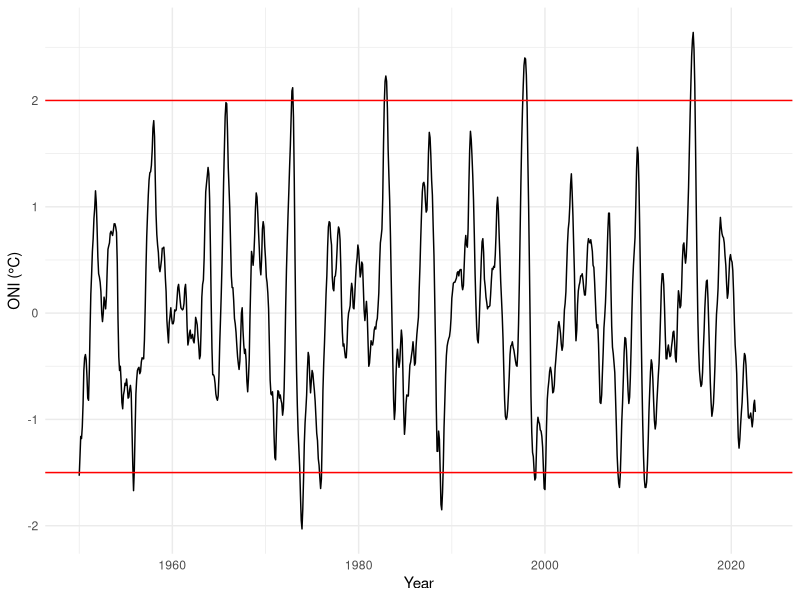
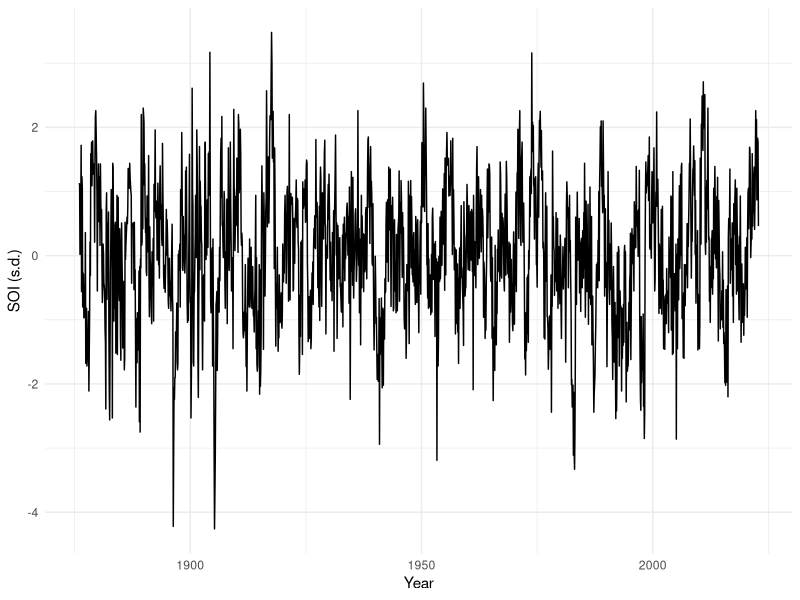
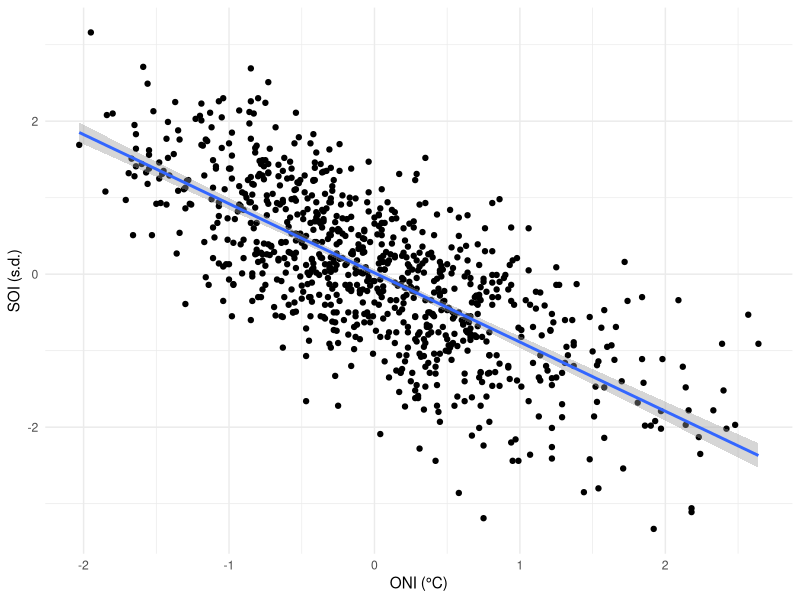
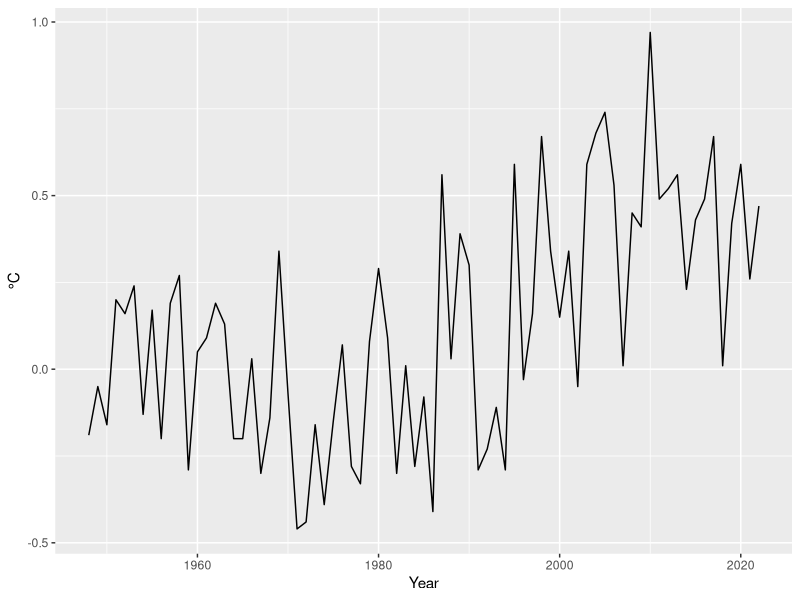
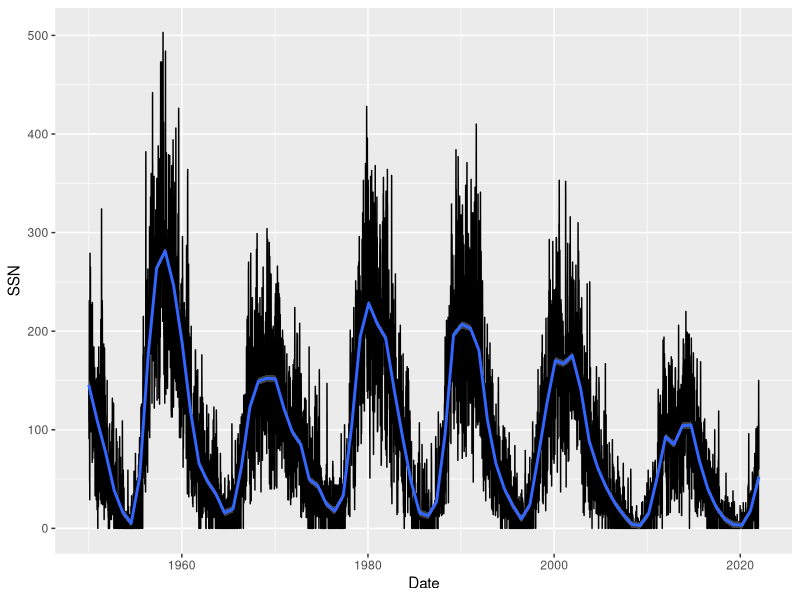

These charts were generated, in order, by the following R code:
## ---- chunk 1
#| echo: true
oni.df <- readr::read_csv(here::here("data", "ONI.csv")) |>
  data.frame()
## ---- chunk 2
#| echo: true
oni.df <- oni.df |>
  dplyr::mutate(Date = as.Date(paste0(Year, "-", Month, "-01")))
## ---- chunk 3
#| echo: true
#| output-location: slide
library(ggplot2)

ggplot(data = oni.df,
       mapping = aes(x = Date, 
                     y = ONI_C)) +
  geom_line() +
  geom_hline(yintercept = c(2, -1.5), col = "red") +
  labs(x = "Year", y = "ONI (°C)") +
  theme_minimal()
## ---- chunk 4
#| echo: true
soi.df <- readr::read_csv(file = here::here("data", "SOI.txt")) |>
  dplyr::mutate(Year = round(YearMo/100),
                Month = YearMo - Year * 100,
                Date = as.Date(paste0(Year, "-", Month, "-01")))
## ---- chunk 5
#| echo: true
#| output-location: slide
ggplot(data = soi.df,
       mapping = aes(x = Date, y = SOI_times10sd / 10)) +
  geom_line() +
  labs(x = "Year", y = "SOI (s.d.)") +
  theme_minimal()
## ---- chunk 6
#| echo: true
df <- oni.df |>
  dplyr::left_join(soi.df) |>
  dplyr::select(Date, ONI_C, SOI_times10sd) |>
  na.omit()

head(df)
## ---- chunk 7
#| echo: true
cor(df$ONI_C, df$SOI_times10sd)
## ---- chunk 8
#| echo: true
#| output-location: slide
ggplot(data = df,
       mapping = aes(x = ONI_C, 
                     y = SOI_times10sd / 10)) +
  geom_point() +
  geom_smooth(method = lm) +
  labs(x = "ONI (°C)", y = "SOI (s.d.)") +
  theme_minimal()
## ---- chunk 9
#| echo: true

TNA.df <- readr::read_table(file = here::here("data", "TNA_SST.txt"))

ggplot(data = TNA.df,
       mapping = aes(x = Year, y = Aug)) +
  geom_line() +
  labs(y = "°C")
## ---- chunk 10
#| echo: true
ssn.df <- readr::read_table(file = here::here("data", "Sunspots.txt"),
                            col_names = c("Year", "Month", "Day", "YearF", 
                                          "SSN", "SSN_error", "Nobs", "X")) |>
  dplyr::filter(Year >= 1950, Year <= 2021)
## ---- chunk 11
#| echo: true
ssn.df <- ssn.df |>
  dplyr::mutate(Date = as.Date(paste0(Year, "-", Month, "-", Day)))

ggplot(data = ssn.df,
       mapping = aes(x = Date, y = SSN)) +
  geom_line() +
  geom_smooth(span = .05, method = "loess")
